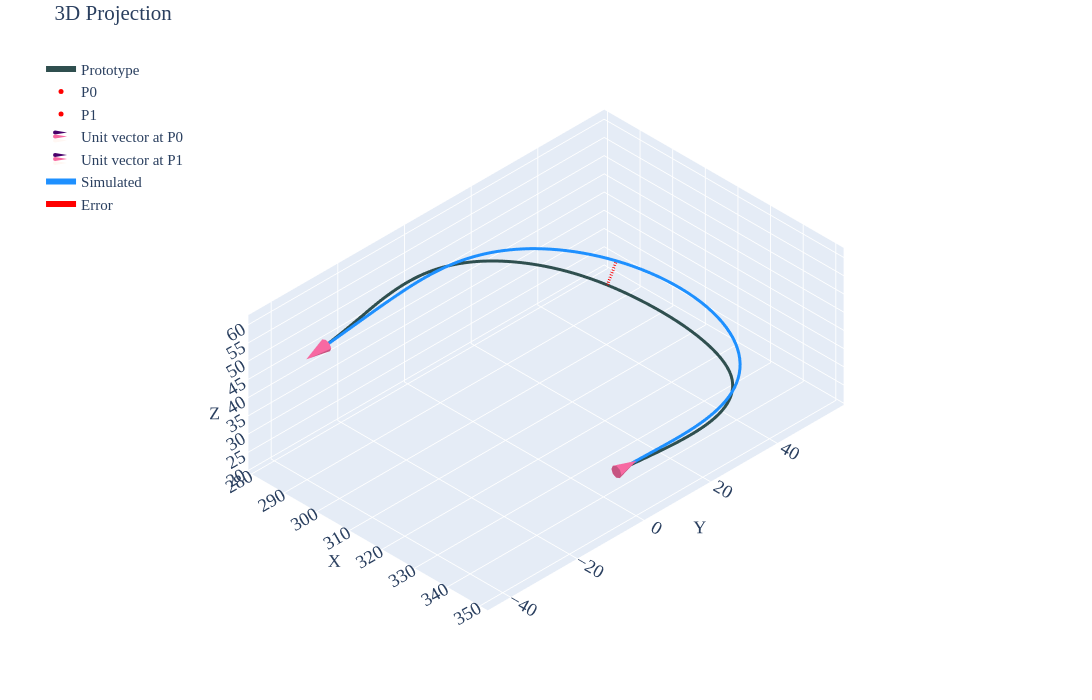

Source (notebook cell):
### Code cell
#| label: p3c1

gravity_looper(psit=3,case=1,base_radius=2.187,pfix='radius-sens\\radius-90-2187\\')
